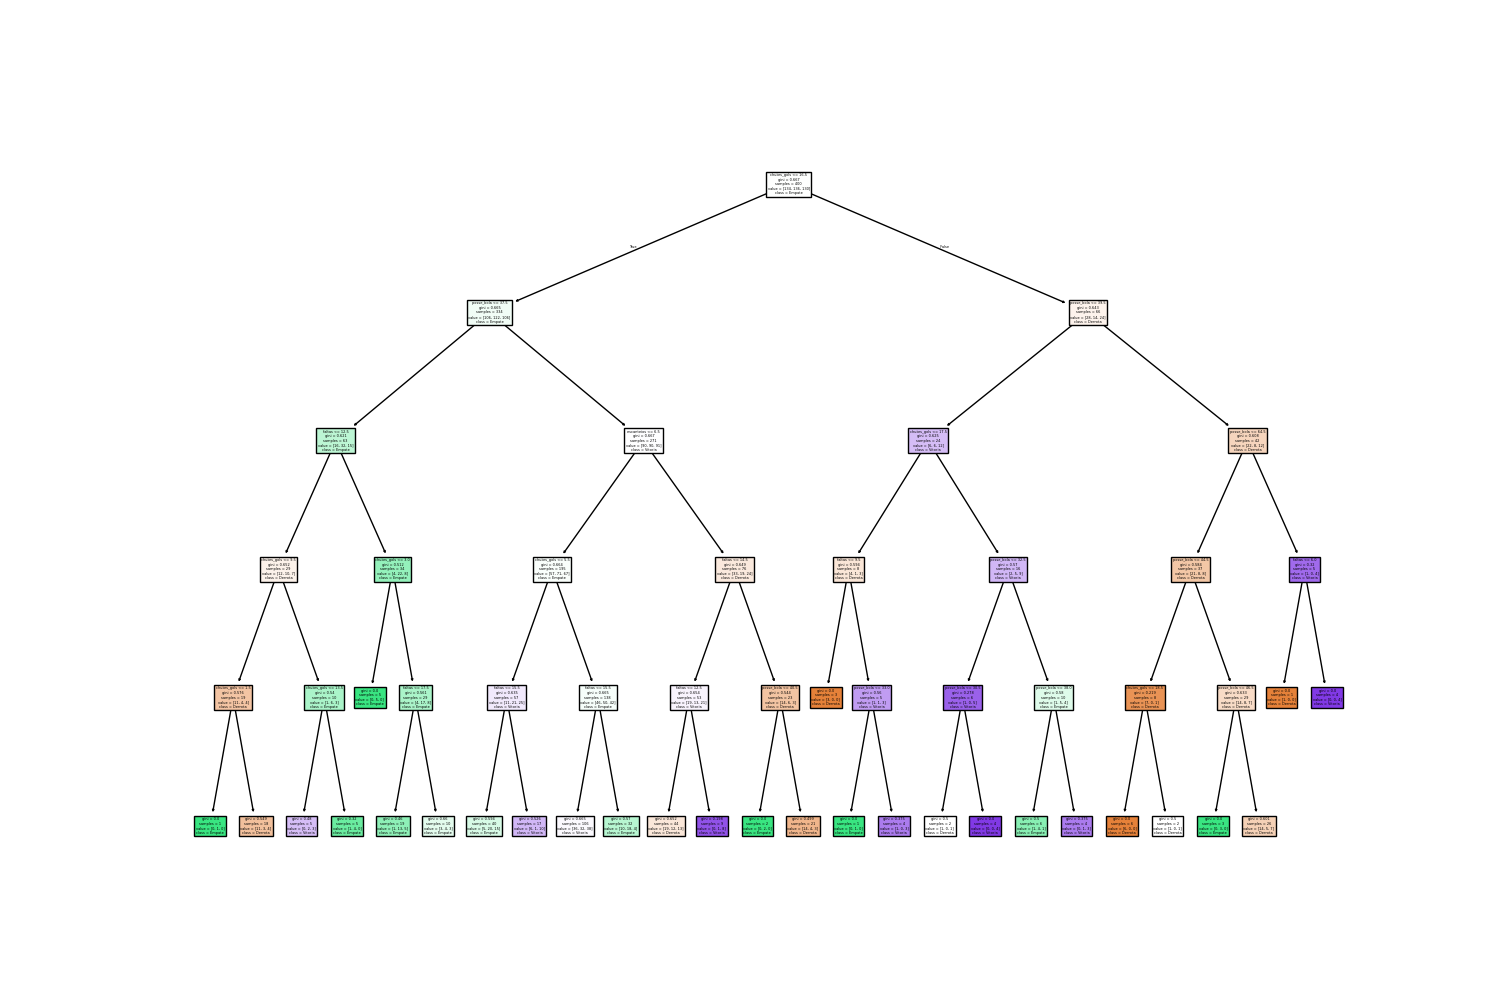

Reproduce this figure in Python.
"""
Previsão de Resultado de Partidas de Futebol (Vitória/Empate/Derrota)
Previsão do resultado de um time em partidas de futebol com base em estatísticas pré-jogo.
"""
#Bibliotecas
import numpy as np
import pandas as pd
import matplotlib.pyplot as plt
from sklearn.tree import DecisionTreeClassifier, plot_tree
from sklearn.model_selection import train_test_split
from sklearn.metrics import accuracy_score, classification_report

#Somulando os dados

data = pd.DataFrame({
    'posse_bola': np.random.randint(30, 70, 500),
    'chutes_gols': np.random.randint(1, 20, 500),
    'faltas': np.random.randint(5, 20, 500),
    'escanteios': np.random.randint(0, 10, 500),
    'resultado': np.random.choice(['Vitoria', 'Empate', 'Derrota'], 500)
})

#Salvar em csv
data.to_csv('modelo_treeDecision_previsao_resultados_futebol.csv', index=False)

#Ler o csv
data = pd.read_csv('modelo_treeDecision_previsao_resultados_futebol.csv')

#Variaveis independentes e alvo
X = data[['posse_bola', 'chutes_gols', 'faltas', 'escanteios']]
y = data['resultado']

#Divisão dos dados
X_train, X_test, y_train, y_test = train_test_split(X, y, test_size=0.2, random_state=42)

#Modelo
model = DecisionTreeClassifier(max_depth=5, random_state=42)
model.fit(X_train, y_train)

#Previsões
y_pred = model.predict(X_test)

#Relatorio
report = classification_report(y_test, y_pred)
print(f'Relatorio de Classificação: \n {report}')

#Resultado
plt.figure(figsize=(15,10))
plot_tree(model, feature_names=X.columns, class_names=model.classes_, filled=True)
plt.savefig('modelo_treeDecision_previsao_resultados_futebol.png')
plt.show()